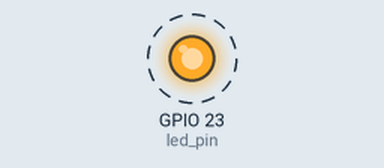
The program below on a simulated Raspberry Pi (BCM pin numbers). Parts: output pins drawn as LEDs (lit = HIGH). Dashed ring = blinking.

Above: at 0.5 s.
Timing chart, 0 to 4.6 s (numbered marks = the images above):
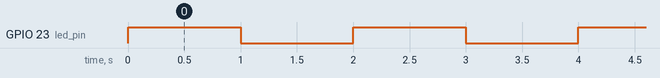

Measured:
- by itself, GPIO 23 (led_pin): alternates HIGH for 1.0 s and LOW for 1.0 s

The program:

ACT01.py
```python
import time #load time library
import RPi.GPIO as GPIO #load GPIO library

led_pin = 23 #Pin definitions

GPIO.setwarnings(False) #Supress warnings
GPIO.setmode(GPIO.BCM) #Use "GPIO" pin numbering

GPIO.setup(23,GPIO.OUT) #Set LED pin as output


#Blink LED
while True:
        GPIO.output(led_pin, GPIO.HIGH) #Turn LED on
        time.sleep(1) #Delay for 1 second
        GPIO.output(led_pin, GPIO.LOW) #Turn LED of
        time.sleep(1) #Delay for 1 second

GPIO.cleanup() #reset the pin's statuses to their default states
```
